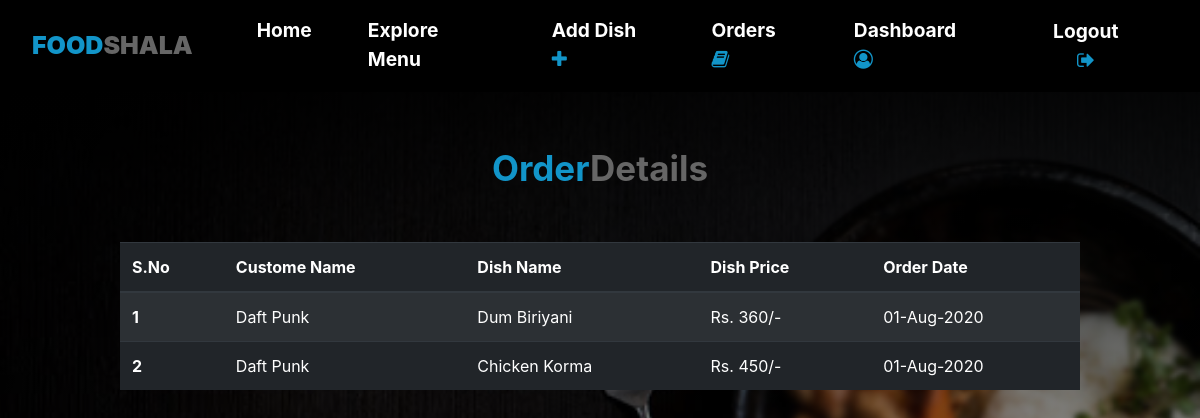
Page /restaurant/orders.php (signed in) on the committed database.
### tables this page shows
CREATE TABLE `orders` (
  `id` int(255) NOT NULL,
  `order_id` varchar(255) NOT NULL,
  `dish_id` varchar(255) NOT NULL,
  `restro_id` varchar(255) NOT NULL,
  `cust_id` varchar(255) NOT NULL,
  `date` varchar(20) NOT NULL
);

CREATE TABLE `customer` (
  `id` int(255) NOT NULL,
  `cust_id` varchar(255) NOT NULL,
  `name` varchar(50) NOT NULL,
  `email` varchar(50) NOT NULL,
  `phone` bigint(10) NOT NULL,
  `pref` varchar(4) NOT NULL
);

CREATE TABLE `dishes` (
  `id` int(255) NOT NULL,
  `dish_id` varchar(255) NOT NULL,
  `restro_id` varchar(255) NOT NULL,
  `d_name` varchar(50) NOT NULL,
  `d_description` varchar(500) NOT NULL,
  `d_type` varchar(4) NOT NULL,
  `d_price` int(5) NOT NULL,
  `d_img` varchar(50) NOT NULL,
  `d_active` int(1) NOT NULL DEFAULT 1
);

### restaurant/orders.php (the view, shortened to what this page needs)
<?php
include("../server/controller.php");
?>
<!DOCTYPE html>
<html>
<head>
	<?php include("../includes/header.php"); ?>
</head>
<body>
<?php include("../includes/nav.php"); ?>
<div class="table-responsive" style="width: 80%; margin: 0 auto; margin-top: 50px;">
	<center><b><span style="color: #1295c9; font-size: 35px;">Order<span style="color: #666666;">Details</span></span></b></center>
	<br><br>
<table class="table table-dark table-striped">
  <thead>
    <tr>
      <th scope="col">S.No</th>
      <th scope="col">Custome Name</th>
      <th scope="col">Dish Name</th>
      <th scope="col">Dish Price</th>
      <th scope="col">Order Date</th>
    </tr>
  </thead>
  <tbody>
<?php
$restro_id = $_SESSION['u_id'];
$sql = "SELECT * FROM orders WHERE restro_id='$restro_id'";
$result = mysqli_query($conn, $sql);
$x=1;
while($row = mysqli_fetch_assoc($result)) {
		$dish_id = $row['dish_id'];
		$cust_id = $row['cust_id'];
		$sql1 = "SELECT * FROM customer WHERE cust_id='$cust_id'";
		$result1 = mysqli_query($conn, $sql1);
		$row1 = mysqli_fetch_assoc($result1);
		$name = $row1['name'];
		$sql1 = "SELECT * FROM dishes WHERE dish_id='$dish_id'";
		$result1 = mysqli_query($conn, $sql1);
		$row1 = mysqli_fetch_assoc($result1);
		$dish_name = $row1['d_name'];
		$dish_price = $row1['d_price'];
		$date = $row['date'];
		echo "
			    <tr>
			      <th scope='row'>$x</th>
			      <td>$name</td>
			      <td>$dish_name</td>
			      <td>Rs. $dish_price/-</td>
			      <td>$date</td>
			    </tr>
		";
		$x++;
}
?>
  </tbody>
</table>
</div>
</body>
</html>

### includes/css/style.css (style rules this page uses)
body { background-image: linear-gradient(to bottom, rgb(0, 0, 0, 1),rgba(0, 0, 0, 0)) , url(../../assets/images/14.jpg); background-repeat: no-repeat; background-attachment: fixed; background-size: cover; height: 100vh; width: 100%; overflow-x: hidden; }

### rows in the picture
orders: customer.name "Daft Punk", dishes.d_name "Dum Biriyani", dishes.d_price "360", date "01-Aug-2020"
orders: customer.name "Daft Punk", dishes.d_name "Chicken Korma", dishes.d_price "450", date "01-Aug-2020"
